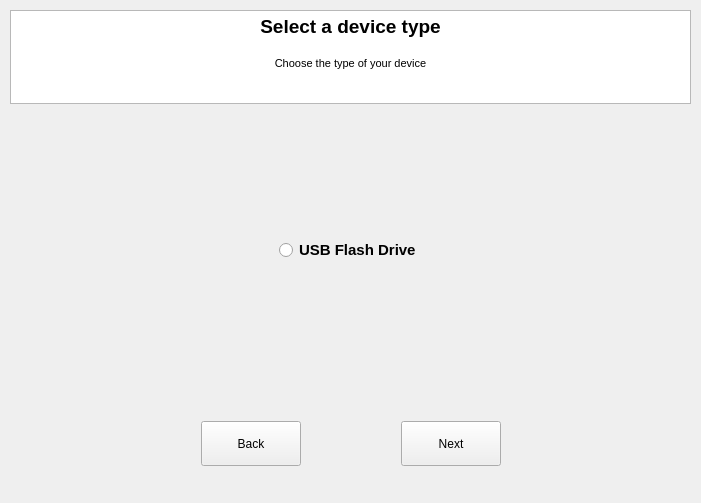
<?xml version="1.0" encoding="UTF-8"?>
<ui version="4.0">
 <class>WidgetSelectType</class>
 <widget class="QWidget" name="WidgetSelectType">
  <property name="geometry">
   <rect>
    <x>0</x>
    <y>0</y>
    <width>701</width>
    <height>503</height>
   </rect>
  </property>
  <property name="sizePolicy">
   <sizepolicy hsizetype="Fixed" vsizetype="Fixed">
    <horstretch>0</horstretch>
    <verstretch>0</verstretch>
   </sizepolicy>
  </property>
  <property name="maximumSize">
   <size>
    <width>16777215</width>
    <height>16777215</height>
   </size>
  </property>
  <property name="windowTitle">
   <string>Form</string>
  </property>
  <widget class="QWidget" name="verticalLayoutWidget_2">
   <property name="geometry">
    <rect>
     <x>10</x>
     <y>10</y>
     <width>681</width>
     <height>481</height>
    </rect>
   </property>
   <layout class="QVBoxLayout" name="verticalLayout_2">
    <property name="spacing">
     <number>100</number>
    </property>
    <item>
     <widget class="QTextEdit" name="textEdit">
      <property name="sizePolicy">
       <sizepolicy hsizetype="Ignored" vsizetype="Ignored">
        <horstretch>0</horstretch>
        <verstretch>0</verstretch>
       </sizepolicy>
      </property>
      <property name="verticalScrollBarPolicy">
       <enum>Qt::ScrollBarAlwaysOff</enum>
      </property>
      <property name="horizontalScrollBarPolicy">
       <enum>Qt::ScrollBarAlwaysOff</enum>
      </property>
      <property name="sizeAdjustPolicy">
       <enum>QAbstractScrollArea::AdjustIgnored</enum>
      </property>
      <property name="readOnly">
       <bool>true</bool>
      </property>
      <property name="html">
       <string>&lt;!DOCTYPE HTML PUBLIC &quot;-//W3C//DTD HTML 4.0//EN&quot; &quot;http://www.w3.org/TR/REC-html40/strict.dtd&quot;&gt;
&lt;html&gt;&lt;head&gt;&lt;meta name=&quot;qrichtext&quot; content=&quot;1&quot; /&gt;&lt;style type=&quot;text/css&quot;&gt;
p, li { white-space: pre-wrap; }
&lt;/style&gt;&lt;/head&gt;&lt;body style=&quot; font-family:'Gulim'; font-size:9pt; font-weight:400; font-style:normal;&quot;&gt;
&lt;p align=&quot;center&quot; style=&quot; margin-top:0px; margin-bottom:0px; margin-left:0px; margin-right:0px; -qt-block-indent:0; text-indent:0px;&quot;&gt;&lt;span style=&quot; font-family:'MS Shell Dlg 2'; font-size:14pt; font-weight:600;&quot;&gt;Select a device type&lt;/span&gt;&lt;/p&gt;
&lt;p align=&quot;center&quot; style=&quot;-qt-paragraph-type:empty; margin-top:0px; margin-bottom:0px; margin-left:0px; margin-right:0px; -qt-block-indent:0; text-indent:0px; font-size:12pt; font-weight:600;&quot;&gt;&lt;br /&gt;&lt;/p&gt;
&lt;p align=&quot;center&quot; style=&quot; margin-top:0px; margin-bottom:0px; margin-left:0px; margin-right:0px; -qt-block-indent:0; text-indent:0px;&quot;&gt;&lt;span style=&quot; font-family:'MS Shell Dlg 2'; font-size:8.25pt;&quot;&gt;Choose the type of your device&lt;/span&gt;&lt;/p&gt;&lt;/body&gt;&lt;/html&gt;</string>
      </property>
      <property name="textInteractionFlags">
       <set>Qt::NoTextInteraction</set>
      </property>
     </widget>
    </item>
    <item alignment="Qt::AlignHCenter|Qt::AlignVCenter">
     <widget class="QRadioButton" name="radioUSB">
      <property name="sizePolicy">
       <sizepolicy hsizetype="Expanding" vsizetype="Expanding">
        <horstretch>0</horstretch>
        <verstretch>0</verstretch>
       </sizepolicy>
      </property>
      <property name="font">
       <font>
        <pointsize>11</pointsize>
        <weight>75</weight>
        <bold>true</bold>
       </font>
      </property>
      <property name="text">
       <string>USB Flash Drive</string>
      </property>
     </widget>
    </item>
    <item>
     <layout class="QHBoxLayout" name="horizontalLayout">
      <property name="spacing">
       <number>100</number>
      </property>
      <item alignment="Qt::AlignRight|Qt::AlignVCenter">
       <widget class="QPushButton" name="btnPrev">
        <property name="enabled">
         <bool>true</bool>
        </property>
        <property name="sizePolicy">
         <sizepolicy hsizetype="Expanding" vsizetype="Expanding">
          <horstretch>0</horstretch>
          <verstretch>0</verstretch>
         </sizepolicy>
        </property>
        <property name="minimumSize">
         <size>
          <width>100</width>
          <height>45</height>
         </size>
        </property>
        <property name="text">
         <string>Back</string>
        </property>
       </widget>
      </item>
      <item alignment="Qt::AlignLeft|Qt::AlignVCenter">
       <widget class="QPushButton" name="btnNext">
        <property name="enabled">
         <bool>true</bool>
        </property>
        <property name="sizePolicy">
         <sizepolicy hsizetype="Expanding" vsizetype="Expanding">
          <horstretch>0</horstretch>
          <verstretch>0</verstretch>
         </sizepolicy>
        </property>
        <property name="minimumSize">
         <size>
          <width>100</width>
          <height>45</height>
         </size>
        </property>
        <property name="text">
         <string>Next</string>
        </property>
       </widget>
      </item>
     </layout>
    </item>
   </layout>
  </widget>
 </widget>
 <resources/>
 <connections/>
</ui>
